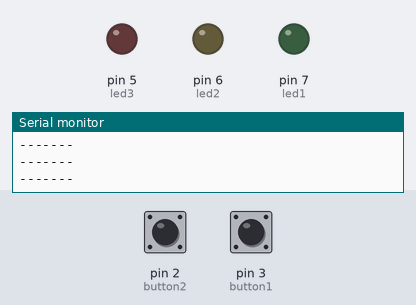
Simulated run of this sketch. Board: Arduino Uno, built with avr-gcc and run on an emulated ATmega328P. Parts: output pins drawn as LEDs (lit = HIGH), the last lines printed to the serial monitor. The test bench sets the inputs (shaded band); at power-on: pin 2 (button2) LOW, pin 3 (button1) LOW.

Above: at 1.2 s.
1.3 s: pin 2 (button2) pulled HIGH for 0.15 s
At 2.1 s:
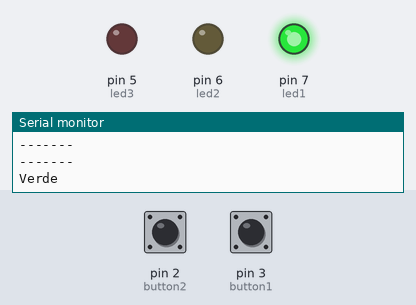
4.4 s: pin 3 (button1) pulled HIGH for 3.2 s
At 5.2 s:
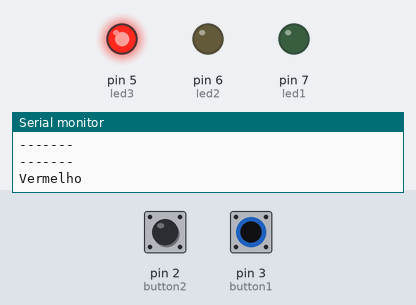
10.6 s: pin 3 (button1) pulled HIGH for 0.15 s
At 12.0 s:
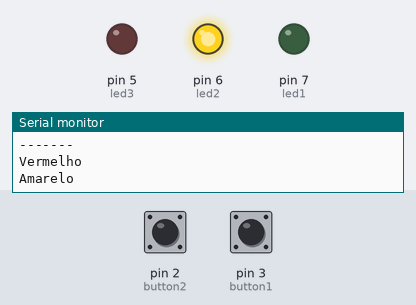
13.7 s: pin 3 (button1) pulled HIGH for 1 s
At 17.2 s:
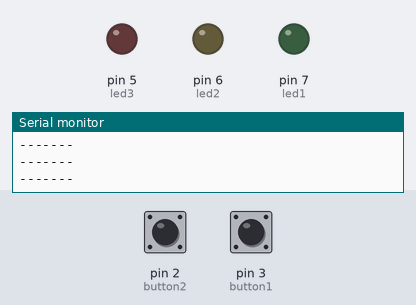
Timing chart, 0 to 18.7 s (numbered marks = the images above; inputs shaded):
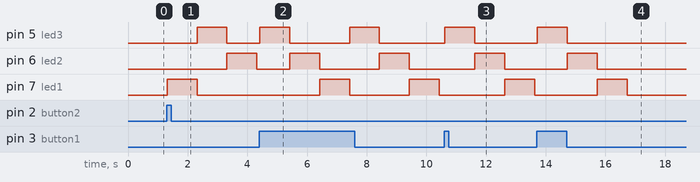

Measured:
- after the input at 1.3 s, pin 5 (led3): LOW → HIGH after 1.0 s, → LOW 1.0 s later; pin 6 (led2): LOW → HIGH after 2.0 s, → LOW 1.0 s later; pin 7 (led1): LOW → HIGH at once, → LOW 1.0 s later
- after the input at 4.4 s, pin 5 (led3): alternates HIGH for 1.0 s and LOW for 2.0 s, starting at once; pin 6 (led2): alternates HIGH for 1.0 s and LOW for 2.0 s, starting after 1.0 s; pin 7 (led1): alternates HIGH for 1.0 s and LOW for 2.0 s, starting after 2.0 s
- after the input at 10.6 s, pin 5 (led3): LOW → HIGH at once, → LOW 1.0 s later; pin 6 (led2): LOW → HIGH after 1.0 s, → LOW 1.0 s later; pin 7 (led1): LOW → HIGH after 2.0 s, → LOW 1.0 s later
- after the input at 13.7 s, pin 5 (led3): LOW → HIGH at once, → LOW 1.0 s later; pin 6 (led2): LOW → HIGH after 1.0 s, → LOW 1.0 s later; pin 7 (led1): LOW → HIGH after 2.0 s, → LOW 1.0 s later

The sketch:

semaforo_com_botao.ino
```cpp
/*
Legenda:
1 = verde
2 = amarelo
3 = vermelho
*/

const int led1 = 7;
const int led2 = 6;
const int led3 = 5;
const int button1 = 3;
const int button2 = 2;

void setup() {
  pinMode(led1, OUTPUT);
  pinMode(led2, OUTPUT);
  pinMode(led3, OUTPUT);
  pinMode(button1, INPUT);
  pinMode(button2, INPUT);
  Serial.begin(9600);
}

void loop() {
  if (digitalRead(button1) == HIGH) {
    digitalWrite(led1, LOW);
    digitalWrite(led2, LOW);
    digitalWrite(led3, HIGH);
    print();
    delay(1000);
    digitalWrite(led1, LOW);
    digitalWrite(led2, HIGH);
    digitalWrite(led3, LOW);
    print();
    delay(1000);
    digitalWrite(led1, HIGH);
    digitalWrite(led2, LOW);
    digitalWrite(led3, LOW);
    print();
    delay(1000);
    digitalWrite(led1, LOW);
    digitalWrite(led2, LOW);
    digitalWrite(led3, LOW);
  } else if (digitalRead(button1) == LOW) {
    Serial.println("-------");
  }

  if (digitalRead(button2) == HIGH) {
    digitalWrite(led1, HIGH);
    digitalWrite(led2, LOW);
    digitalWrite(led3, LOW);
    print();
    delay(1000);
    digitalWrite(led1, LOW);
    digitalWrite(led2, LOW);
    digitalWrite(led3, HIGH);
    print();
    delay(1000);
    digitalWrite(led1, LOW);
    digitalWrite(led2, HIGH);
    digitalWrite(led3, LOW);
    print();
    delay(1000);
    digitalWrite(led1, LOW);
    digitalWrite(led2, LOW);
    digitalWrite(led3, LOW);
  } else if (digitalRead(button2) == LOW) {
    Serial.println("-------");
  }
}

void print() {
  if (digitalRead(led1) == HIGH) {
    Serial.println("Verde");
  } else if (digitalRead(led2) == HIGH) {
    Serial.println("Amarelo");
  } else if (digitalRead(led3) == HIGH) {
    Serial.println("Vermelho");
  }
}
```
